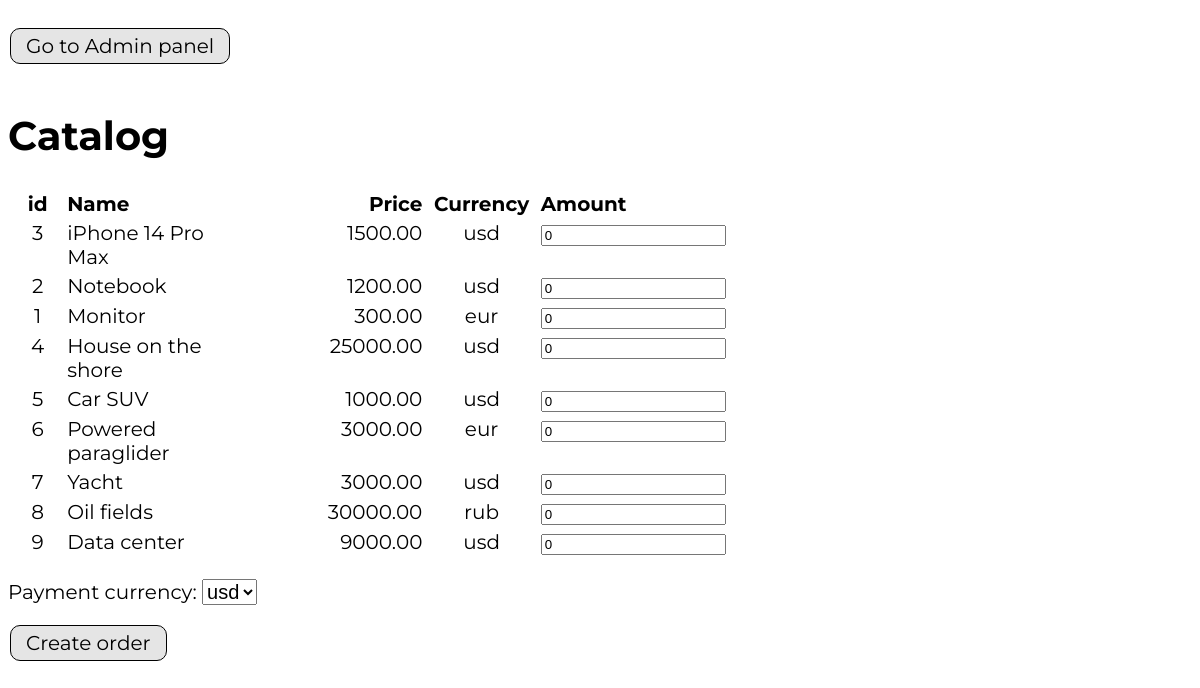
The page / on the database its author committed.
### stripe_app/models.py (models this page shows, shortened)
class Item(models.Model):
    item_id = models.PositiveIntegerField(blank=False, default=0, verbose_name="Item id")
    name = models.CharField(max_length=255, verbose_name="Name")
    description = models.TextField(blank=True, verbose_name="Description")
    price = models.DecimalField(blank=False, max_digits=15, decimal_places=2, verbose_name="Price")
    currency = models.ForeignKey('Currency', default=1, blank=True, on_delete=models.PROTECT)
    tax = models.ForeignKey('Tax', blank=True, default=1, on_delete=models.PROTECT, verbose_name="Tax")

class Currency(models.Model):
    name = models.CharField(max_length=255, verbose_name="Name")
    description = models.CharField(max_length=255, verbose_name="Description")
    rate = models.DecimalField(blank=False,  max_digits=10, decimal_places=4, verbose_name="Exchange rate to the USD")
    date = models.DateField(auto_now_add=True, verbose_name="Exchange rate on the date")
    def __str__(self):
        return self.name
    class Meta:
        verbose_name = 'Currency'
        verbose_name_plural = 'Currencies'
        ordering = ['name']

### stripe_app/views.py (the view)
# urls.py: path('', index),
def index(request):
    fields = ['item_id', 'name', 'price', 'currency']
    table = get_table_values(Item, filter='', fields=fields)
    formset = CatalogTableFormSet()
    for row in range(len(table)):
        table[row]['form'] = formset[row]
    return render(request, 'index.html', {'table': table, 'currency': PaymentCurrency()})

### stripe_app/forms.py
class PaymentCurrency(forms.Form):
    currency = forms.ModelChoiceField(queryset=Currency.objects.all(), label="Payment currency",
                                      initial=1, empty_label=None, required=False)

### stripe_app/utils_db.py (called while the page is built)
def get_row_value(row, fields):
    res = {}
    for f in fields:
        value = row
        for f in fields:
            ff = f.split('.')
            nesting = len(ff)
            value = row
            for i in range(nesting):
                value = value.__getattribute__(ff[i])
            if '.models.' in str(type(value)):
                value = value.name
            res[f.replace('.', '_') if '.' in f else f] = value
    return res

def get_table_values(table, filter=None, fields=None):
    if filter:
        rr = table.objects.filter(**filter)
    else:
        rr = table.objects.all()
    return [get_row_value(row, fields) for row in rr]

### stripe_app/templates/index.html (shortened to what this page needs)
<!DOCTYPE html>
<html lang="en">
<head>
</head>
<body>
    <a href='admin/' class="button" id="buy-button"> Go to Admin panel</a>
    <h1>Catalog</h1>
    <div class="catalog">
    <div class="item_row_header">
        <div class="field_id"> id </div>
        <div class="field_name"> Name </div>
        <div class="field_price"> Price </div>
        <div class="field_currency"> Currency </div>
        <div class="field_name"> Amount </div>
    </div>
    <form action="make_order" method="post">
        {% for i in table %}
            <div class="item_row">
                <div class="field_id">{{ i.item_id }}</div>
                <div class="field_name">{{ i.name }}</div>
                <div class="field_price">{{ i.price }}</div>
                <div class="field_currency">{{ i.currency }}</div>
                {{ i.form.as_div }}
            </div>
        {% endfor %}
        <br>
        {{ currency.as_div }}
        <button type="submit" class="button" id="buy-button">Create order</button>
    </form>
    </div>
</body>
</html>

### rows shown on the page
Item: name "iPhone 14 Pro Max", price "1500.00"
Currency: currency "usd" "usd" "usd" "usd" "usd" "usd"
Item: name "Notebook", price "1200.00"
Item: name "Monitor", price "300.00"
Currency: currency "eur" "eur"
Item: name "House on the shore", price "25000.00"
Item: name "Car SUV", price "1000.00"
Item: name "Powered paraglider", price "3000.00"
Item: name "Yacht", price "3000.00"
Item: name "Oil fields", price "30000.00"
Currency: currency "rub"
Item: name "Data center", price "9000.00"

### other values the page prints
{{ i.item_id }} "3" "2" "1" "4" "5" "6" "7" "8" "9"
